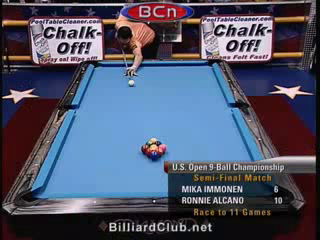
#> input picture frame 39 of XER_UCF/Billiards/v_Billiards_g01_c03.avi, 320 x 240 px
$ python extract.py
#> lines starting #> are read from the running program, lines starting #| are printed output that depends on the picture
import cv2
from pathlib import Path


def extract_frames(video_path: Path, out_dir: Path, fps: int = 1, size=(224, 224)):
    """
    每秒抽取一帧并保存到 out_dir
    """
#> called with fps = 1, size = (224, 224)
    out_dir.mkdir(parents=True, exist_ok=True)

    cap = cv2.VideoCapture(str(video_path))
    if not cap.isOpened():
        raise RuntimeError(f"无法打开视频: {video_path}")

    video_fps = cap.get(cv2.CAP_PROP_FPS)
    interval = int(video_fps / fps) if video_fps >= fps else 1

    frame_idx = 0
    saved_idx = 1

    while True:
        ret, frame = cap.read()
#> frame is the input picture: shape (240, 320, 3); mean B, G, R 103.7, 83.6, 78.6
        if not ret:
            break
        if frame_idx % interval == 0:
            frame_resized = cv2.resize(frame, size)
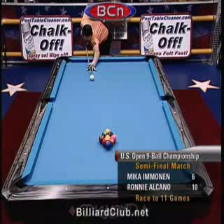
#> frame_resized: shape (224, 224, 3); mean B, G, R 103.6, 83.5, 78.5
            out_file = out_dir / f"frame_{saved_idx:05d}.jpg"
            cv2.imwrite(str(out_file), frame_resized)
            saved_idx += 1
        frame_idx += 1

    cap.release()
    print(f"[完成] {video_path.stem}: 抽取 {saved_idx - 1} 帧 → {out_dir}")


if __name__ == "__main__":
    input_dir = Path("XER_UCF")  # 原始 UCF 视频目录（包含类别文件夹）
    output_dir = Path("data/frames")  # 输出目录
    output_dir.mkdir(parents=True, exist_ok=True)

    # 遍历类别文件夹
    for class_dir in input_dir.iterdir():
        if not class_dir.is_dir():
            continue
        class_name = class_dir.name
        print(f"\n>>> 开始处理类别: {class_name}")

        # 输出路径
        out_class_dir = output_dir / class_name
        out_class_dir.mkdir(parents=True, exist_ok=True)

        # 遍历视频文件
        for video_path in class_dir.glob("*.avi"):
            video_out = out_class_dir / video_path.stem
            extract_frames(video_path, video_out, fps=1, size=(224, 224))

$ run again, starting later in the video
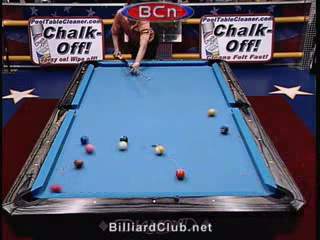
#> input picture frame 177 of XER_UCF/Billiards/v_Billiards_g01_c03.avi, 320 x 240 px
#> in extract_frames, frame is the input picture: shape (240, 320, 3); mean B, G, R 109.4, 87, 80.2
#> in extract_frames, `frame_resized = cv2.resize(frame, size)`:
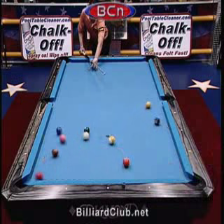
#> frame_resized: shape (224, 224, 3); mean B, G, R 109.3, 86.9, 80.1

$ run again, starting later in the video
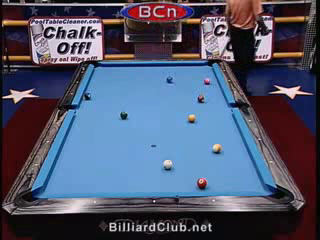
#> input picture frame 316 of XER_UCF/Billiards/v_Billiards_g01_c03.avi, 320 x 240 px
#> in extract_frames, frame is the input picture: shape (240, 320, 3); mean B, G, R 107.2, 84.9, 78.5
#> in extract_frames, `frame_resized = cv2.resize(frame, size)`:
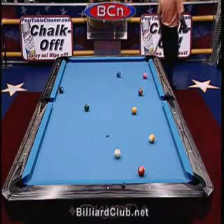
#> frame_resized: shape (224, 224, 3); mean B, G, R 107.1, 84.9, 78.4
